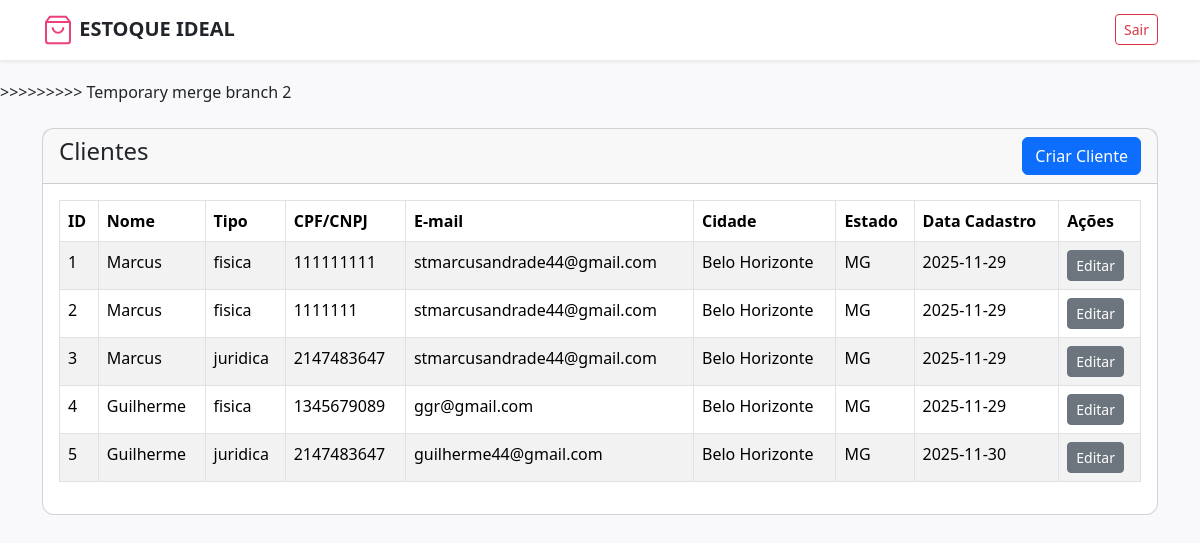
The page /pages/clientes.php (signed in) on the database its author committed.
### tables this page shows
CREATE TABLE `clientes` (
  `id` int(11) NOT NULL,
  `nome` varchar(255) NOT NULL,
  `email` varchar(50) NOT NULL,
  `tipo_cliente` varchar(10) NOT NULL,
  `cpf` int(30) NOT NULL,
  `cnpj` int(30) NOT NULL,
  `logradouro` varchar(255) NOT NULL,
  `numero` varchar(255) NOT NULL,
  `complemento` varchar(255) NOT NULL,
  `bairro` varchar(255) NOT NULL,
  `cidade` varchar(255) NOT NULL,
  `estado` char(2) NOT NULL,
  `cep` varchar(9) NOT NULL,
  `tipo_endereco` varchar(255) NOT NULL,
  `data_cadastro` date NOT NULL,
  `data_atualizacao` date NOT NULL
);

### crud/pesquisa_clientes.php (called while the page is built)
<?php
class pesquisa{
    function buscarClientes($conn, $id = null){
        $lista = array();
        if($id != null){
            $sql = "SELECT * FROM clientes WHERE id = '$id'";
        } else {
            $sql = "SELECT * FROM clientes";
        }
        $resultado = mysqli_query($conn, $sql);
        if($resultado){
            while ($row = mysqli_fetch_assoc($resultado)){
                array_push($lista, $row);
            };
        }
        return $lista;
    }
}
?>

### pages/clientes.php (the view, shortened to what this page needs)
<?php
require('../crud/conexao_DB.php');
include('../crud/pesquisa_clientes.php');
$listaCliente = new pesquisa;
$buscarClientes = $listaCliente->buscarClientes($conn);
?>
<!DOCTYPE html>
<html lang="pt-br">
<head>
    <link href="https://cdn.jsdelivr.net/npm/bootstrap@5.3.5/dist/css/bootstrap.min.css" rel="stylesheet">
    <link rel="stylesheet" href="../css/style_geral.css">
</head>
<body>
    <?php include('../assets/navbar/navbar.php');  ?>
    <div class="container mt-4">
        <div class="row">
            <div class="col-md-12">
                <div class="card">
                    <div class="card-header">
                        <h4> Clientes
                            <a href="criar_cliente.php" class="btn btn-primary float-end"> Criar Cliente</a>
                        </h4>
                    </div>
    <div class="card-body">
        <table class="table table-bordered table-striped">
            <thead>
                <tr>
                    <th>ID</th>
                    <th>Nome</th>
                    <th>Tipo</th>
                    <th>CPF/CNPJ</th>
                    <th>E-mail</th>
                    <th>Cidade</th>
                    <th>Estado</th>
                    <th>Data Cadastro</th>
                    <th>Ações</th>
                </tr>
            </thead>
            <tbody>
                <?php
               foreach($buscarClientes as $row):
                    ?>
                <tr>
                    <td> <?= $row['id']?> </td>
                    <td><?= $row['nome']?></td>
                    <td><?= isset($row['tipo_cliente']) ? $row['tipo_cliente'] : '' ?></td>
                    <td><?= (!empty($row['cpf'])) ? $row['cpf'] : $row['cnpj'] ?></td>
                    <td><?= $row['email']?></td>
                    <td><?= $row['cidade']?></td>
                    <td><?= $row['estado']?></td>
                    <td><?= $row['data_cadastro']?></td>
                    <td>
                        <a href="editarOcliente.php?id=<?= $row['id'] ?>" class="btn btn-secondary btn-sm">Editar</a>
                    </td>
                </tr>
                <?php
                endforeach
                ?>
            </tbody>
        </table>
                   </div>
                </div>
            </div>
        </div>
    </div>
</body>
</html>

### css/style_Geral.css (style rules this page uses)
body { background-color: #f9f9fb; padding-top: 4rem; }
.card { border-radius: 12px; transition: transform 0.2s ease, box-shadow 0.2s ease; }

### assets/navbar/navbar.php (style rules this page uses)
body { padding-top: 80px; }

### rows shown on the page
clientes: id "1", nome "Marcus", tipo_cliente "fisica", cpf "111111111", email "stmarcusandrade44@gmail.com", cidade "Belo Horizonte", estado "MG", data_cadastro "2025-11-29"
clientes: id "2", nome "Marcus", tipo_cliente "fisica", cpf "1111111", email "stmarcusandrade44@gmail.com", cidade "Belo Horizonte", estado "MG", data_cadastro "2025-11-29"
clientes: id "3", nome "Marcus", tipo_cliente "juridica", cnpj "2147483647", email "stmarcusandrade44@gmail.com", cidade "Belo Horizonte", estado "MG", data_cadastro "2025-11-29"
clientes: id "4", nome "Guilherme", tipo_cliente "fisica", cpf "1345679089", email "ggr@gmail.com", cidade "Belo Horizonte", estado "MG", data_cadastro "2025-11-29"
clientes: id "5", nome "Guilherme", tipo_cliente "juridica", cnpj "2147483647", email "guilherme44@gmail.com", cidade "Belo Horizonte", estado "MG", data_cadastro "2025-11-30"
